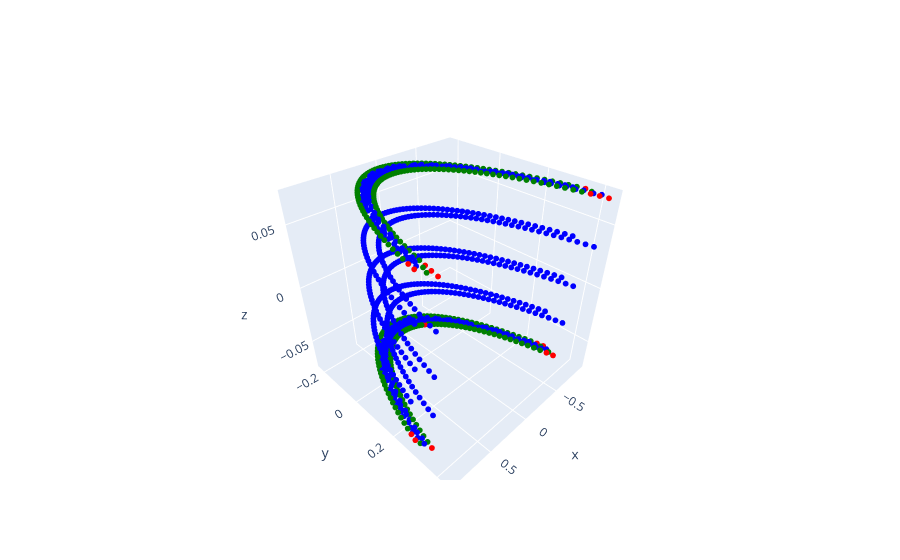

Source (notebook cell):
### Code cell
import plotly.graph_objects as go

pred_0 = pred[0]
pc_0 = pc[0].pos
y_0 = pc[0].y
acc_0 = acc[0]

pc_0 = pc_0.numpy()
idx = np.where(pred_0==y_0)[0]
colors_0 = ['red' if i in idx and y_0[i] == 1 else 'blue' if i in idx and y_0[i] == 0\
          else 'green' for i in range(1024)]

print('Accuracy: {}'.format(acc_0))
fig = go.Figure(data=[go.Scatter3d(x=pc_0[:,0], y=pc_0[:,1], z=pc_0[:,2],
                                   mode='markers',
                                   marker=dict(size=2,
                                              color=colors_0))])
fig.show()

### Figure 1 — Plotly figure (JSON) as saved in the notebook; plotly's stock layout.template omitted (floating-point values rounded to 4 significant figures; data arrays with more than 128 entries replaced by an {"elided": "..."} marker saying what was removed)
{"data": [{"marker": {"color": {"elided": "1024 str values"}, "size": 2}, "mode": "markers", "type": "scatter3d", "x": {"elided": "1024 float values"}, "y": {"elided": "1024 float values"}, "z": {"elided": "1024 float values"}}], "layout": {}}
